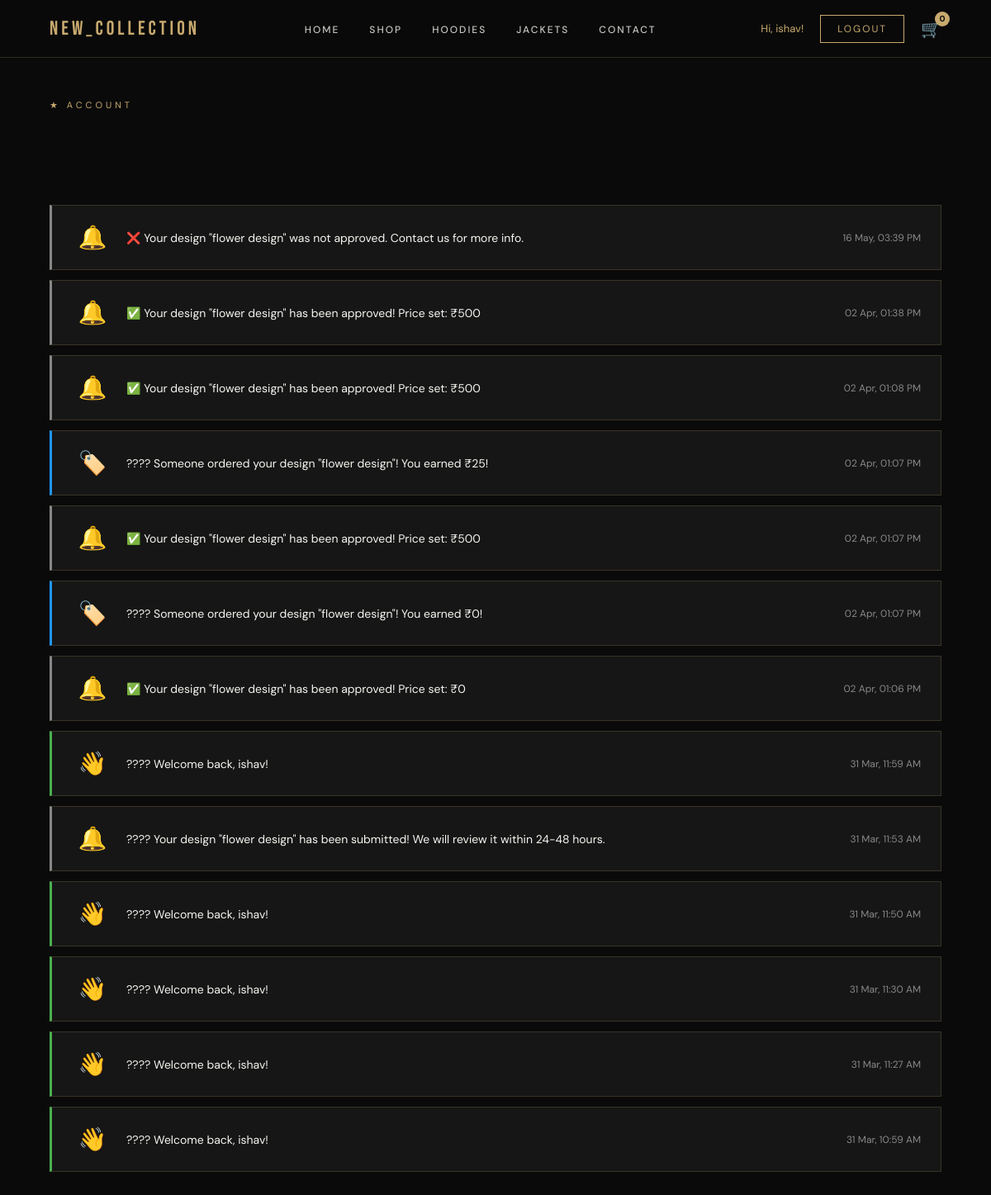
The page /pages/notifications.php (signed in) on the database its author committed.
### tables this page shows
CREATE TABLE `notifications` (
  `id` int(11) NOT NULL,
  `user_id` int(11) NOT NULL,
  `message` varchar(500) NOT NULL,
  `type` varchar(50) DEFAULT 'general',
  `is_read` tinyint(4) DEFAULT 0,
  `created_at` timestamp NOT NULL DEFAULT current_timestamp()
);

### pages/notifications.php (the view, shortened to what this page needs)
<?php
require_once '../php/config.php';
$user_id = $_SESSION['user_id'];
mysqli_query($conn, "UPDATE notifications SET is_read=1 WHERE user_id='$user_id'");
$notifs = mysqli_query($conn, "SELECT * FROM notifications WHERE user_id='$user_id' ORDER BY created_at DESC");
$cc = mysqli_query($conn, "SELECT SUM(quantity) as total FROM cart WHERE user_id='$user_id'");
$cc_row = mysqli_fetch_assoc($cc);
$cart_count = $cc_row['total'] ?? 0;
?>
<!DOCTYPE html>
<html lang="en">
<head>
    <link rel="stylesheet" href="../css/style.css">
</head>
<body>
    <nav class="navbar">
        <a href="../index.php" class="nav-logo">NEW_COLLECTION</a>
        <ul class="nav-links">
            <li><a href="../index.php">Home</a></li>
            <li><a href="products.php">Shop</a></li>
            <li><a href="products.php?category=hoodie">Hoodies</a></li>
            <li><a href="products.php?category=jacket">Jackets</a></li>
            <li><a href="contact.php">Contact</a></li>
        </ul>
        <div class="nav-actions">
            <span style="color:var(--gold);font-size:13px;">Hi, <?php echo $_SESSION['user_name']; ?>!</span>
            <a href="../php/logout.php" class="nav-btn">Logout</a>
            <a href="cart.php" class="cart-icon">
                🛒 <span class="cart-count"><?php echo $cart_count; ?></span>
            </a>
        </div>
    </nav>
    <div class="notif-page">
        <p class="section-label">★ Account</p>
        <?php if(mysqli_num_rows($notifs) > 0): ?>
        <div class="notif-list">
            <?php while($notif = mysqli_fetch_assoc($notifs)): ?>
            <?php
            $icon = '🔔';
            if($notif['type'] == 'order') $icon = '📦';
            elseif($notif['type'] == 'welcome') $icon = '👋';
            elseif($notif['type'] == 'offer') $icon = '🏷️';
            elseif($notif['type'] == 'delivered') $icon = '✅';
            elseif($notif['type'] == 'cancelled') $icon = '❌';
            elseif($notif['type'] == 'new_product') $icon = '🆕';
            ?>
            <div class="notif-card notif-type-<?php echo $notif['type']; ?>">
                <div class="notif-icon"><?php echo $icon; ?></div>
                <div class="notif-msg"><?php echo $notif['message']; ?></div>
                <div class="notif-time"><?php echo date('d M, h:i A', strtotime($notif['created_at'])); ?></div>
            </div>
            <?php endwhile; ?>
        </div>
        <?php endif; ?>
    </div>
</body>
</html>

### css/style.css (style rules this page uses)
* { margin: 0; padding: 0; box-sizing: border-box; }
:root { --black: #0a0a0a; --dark: #111111; --card: #161616; --gold: #c8a96e; --gold2: #e8c17a; --white: #f5f5f0; --muted: #888888; --red: #e84444; --border: rgba(200, 169, 110, 0.2); }
html { scroll-behavior: smooth; }
body { background: var(--black); color: var(--white); font-family: 'DM Sans', sans-serif; overflow-x: hidden; }
a { text-decoration: none; color: inherit; }
.navbar { position: fixed; top: 0; left: 0; right: 0; z-index: 1000; padding: 0 60px; height: 70px; display: flex; align-items: center; justify-content: space-between; background: rgba(10, 10, 10, 0.95); backdrop-filter: blur(20px); border-bottom: 1px solid var(--border); }
.nav-logo { font-family: 'Bebas Neue', sans-serif; font-size: 24px; letter-spacing: 4px; color: var(--gold); }
.nav-links { display: flex; gap: 36px; list-style: none; }
.nav-links a { font-size: 12px; letter-spacing: 2px; text-transform: uppercase; font-weight: 500; color: var(--white); opacity: 0.8; transition: opacity 0.3s; position: relative; }
.nav-links a::after { content: ''; position: absolute; bottom: -4px; left: 0; width: 0; height: 1px; background: var(--gold); transition: width 0.3s; }
.nav-actions { display: flex; align-items: center; gap: 20px; }
.nav-btn { border: 1px solid var(--gold); color: var(--gold); padding: 8px 20px; font-size: 12px; letter-spacing: 2px; text-transform: uppercase; transition: all 0.3s; }
.cart-icon { font-size: 20px; position: relative; cursor: pointer; }
.cart-count { position: absolute; top: -8px; right: -10px; background: var(--gold); color: var(--black); font-size: 10px; font-weight: 700; width: 18px; height: 18px; border-radius: 50%; display: flex; align-items: center; justify-content: center; }
.section-label { font-size: 11px; letter-spacing: 4px; text-transform: uppercase; color: var(--gold); margin-bottom: 10px; }
.mobile-nav a { display: block; font-size: 26px; font-family: 'Bebas Neue', sans-serif; letter-spacing: 3px; color: var(--white); padding: 16px 0; border-bottom: 1px solid rgba(255,255,255,0.06); text-decoration: none; transition: color 0.3s; }

### pages/notifications.php (style rules this page uses)
.notif-page { padding: 120px 60px 80px; min-height: 100vh; }
.notif-list { margin-top: 40px; display: flex; flex-direction: column; gap: 12px; }
.notif-card { background: var(--card); border: 1px solid var(--border); padding: 20px 24px; display: flex; align-items: center; gap: 16px; transition: border-color 0.3s; }
.notif-icon { font-size: 28px; width: 50px; text-align: center; flex-shrink: 0; }
.notif-msg { font-size: 14px; color: var(--white); flex: 1; }
.notif-time { font-size: 12px; color: var(--muted); white-space: nowrap; }
.notif-type-welcome { border-left: 3px solid #4caf50; }
.notif-type-offer { border-left: 3px solid #2196f3; }
.notif-type-general { border-left: 3px solid var(--muted); }

### rows shown on the page
notifications: icon "🔔", message "❌ Your design \"flower design\" was not approved. Contact us for more info.", created_at "16 May, 03:39 PM"
notifications: icon "🔔", message "✅ Your design \"flower design\" has been approved! Price set: ₹500", created_at "02 Apr, 01:38 PM"
notifications: icon "🔔", message "✅ Your design \"flower design\" has been approved! Price set: ₹500", created_at "02 Apr, 01:08 PM"
notifications: type "🏷️", message "???? Someone ordered your design \"flower design\"! You earned ₹25!", created_at "02 Apr, 01:07 PM"
notifications: icon "🔔", message "✅ Your design \"flower design\" has been approved! Price set: ₹500", created_at "02 Apr, 01:07 PM"
notifications: type "🏷️", message "???? Someone ordered your design \"flower design\"! You earned ₹0!", created_at "02 Apr, 01:07 PM"
notifications: icon "🔔", message "✅ Your design \"flower design\" has been approved! Price set: ₹0", created_at "02 Apr, 01:06 PM"
notifications: type "👋", message "???? Welcome back, ishav!", created_at "31 Mar, 11:59 AM"
notifications: icon "🔔", message "???? Your design \"flower design\" has been submitted! We will review it within 24-48 hours.", created_at "31 Mar, 11:53 AM"
notifications: type "👋", message "???? Welcome back, ishav!", created_at "31 Mar, 11:50 AM"
notifications: type "👋", message "???? Welcome back, ishav!", created_at "31 Mar, 11:30 AM"
notifications: type "👋", message "???? Welcome back, ishav!", created_at "31 Mar, 11:27 AM"
notifications: type "👋", message "???? Welcome back, ishav!", created_at "31 Mar, 10:59 AM"

### other values the page prints
$_SESSION['user_name'] "ishav"
$cart_count "0"
